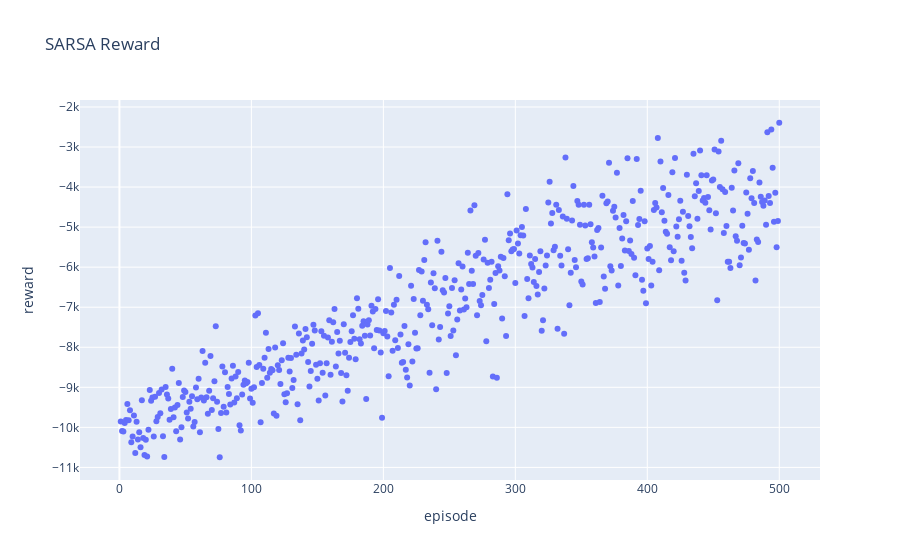

Notebook code cell kept with this figure:
### Markdown cell above
### Reward 12 (Simple)

### Code cell
log_dir = "_models\\reward_12\\simple\\sarsa"
df = pd.read_csv("{0}\\monitor.csv".format(log_dir))
fig = px.scatter(
    data_frame=df,
    x='episode',
    y='reward',
    #y='total_throughput',
    title="SARSA Reward"
    #title="SARSA Throughput"
)

fig.show()

### Figure 1 — Plotly figure (JSON) as saved in the notebook; plotly's stock layout.template omitted (floating-point values rounded to 4 significant figures; data arrays with more than 128 entries replaced by an {"elided": "..."} marker saying what was removed)
{"data": [{"hovertemplate": "episode=%{x}<br>reward=%{y}<extra></extra>", "legendgroup": "", "marker": {"color": "#636efa", "symbol": "circle"}, "mode": "markers", "name": "", "orientation": "v", "showlegend": false, "type": "scatter", "x": {"elided": "500 int values"}, "xaxis": "x", "y": {"elided": "500 int values"}, "yaxis": "y"}], "layout": {"legend": {"tracegroupgap": 0}, "title": {"text": "SARSA Reward"}, "xaxis": {"anchor": "y", "domain": [0, 1], "title": {"text": "episode"}}, "yaxis": {"anchor": "x", "domain": [0, 1], "title": {"text": "reward"}}}}
